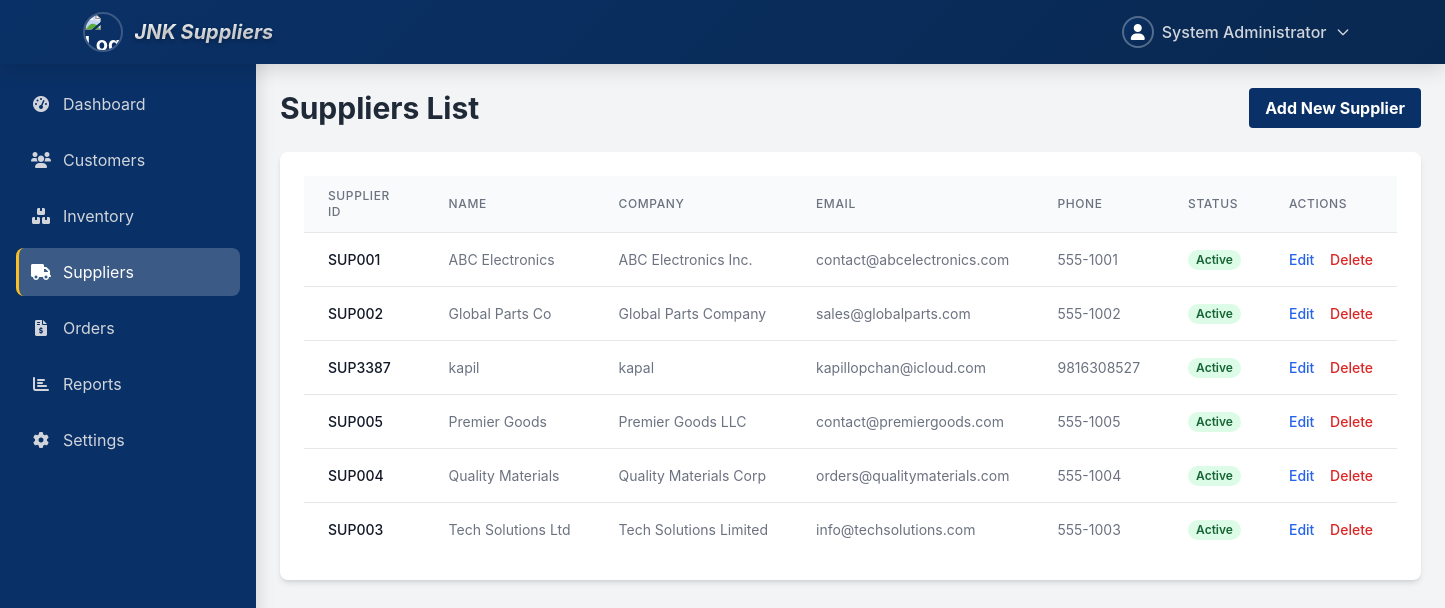
/supplier/list.php (signed in), run on the app's committed database.
### tables this page shows
CREATE TABLE `suppliers` (
  `id` int(11) NOT NULL,
  `supplier_id` varchar(50) NOT NULL,
  `name` varchar(100) NOT NULL,
  `company` varchar(100) DEFAULT NULL,
  `email` varchar(100) DEFAULT NULL,
  `phone` varchar(20) DEFAULT NULL,
  `address` text DEFAULT NULL,
  `city` varchar(50) DEFAULT NULL,
  `state` varchar(50) DEFAULT NULL,
  `zip_code` varchar(10) DEFAULT NULL,
  `country` varchar(50) DEFAULT 'USA',
  `contact_person` varchar(100) DEFAULT NULL,
  `tax_id` varchar(50) DEFAULT NULL,
  `payment_terms` varchar(100) DEFAULT NULL,
  `status` enum('active','inactive') DEFAULT 'active',
  `total_purchases` decimal(12,2) DEFAULT 0.00,
  `total_paid` decimal(12,2) DEFAULT 0.00,
  `balance` decimal(12,2) DEFAULT 0.00,
  `total_items` int(11) DEFAULT 0,
  `created_at` timestamp NOT NULL DEFAULT current_timestamp(),
  `updated_at` timestamp NOT NULL DEFAULT current_timestamp() ON UPDATE current_timestamp()
);

### supplier/list.php (the view, shortened to what this page needs)
<?php
$database = new Database();
$db = $database->getConnection();
$admin_info = ['name' => 'Guest'];
if (isset($_SESSION['admin_id'])) {
    $stmt = $db->prepare("SELECT name FROM admin WHERE id = :id");
    $stmt->bindParam(':id', $_SESSION['admin_id']);
    $stmt->execute();
    $admin_info = $stmt->fetch(PDO::FETCH_ASSOC);
}
$suppliers = [];
try {
    $stmt = $db->query("SELECT * FROM suppliers ORDER BY name ASC");
    $suppliers = $stmt->fetchAll(PDO::FETCH_ASSOC);
} catch (PDOException $e) {
    $message = 'Error fetching suppliers: ' . $e->getMessage();
    $message_type = 'error';
    error_log("Error fetching suppliers: " . $e->getMessage());
}
?>
<!DOCTYPE html>
<html lang="en">
<head>
    <script src="https://cdn.tailwindcss.com"></script>
    <link rel="stylesheet" href="https://cdnjs.cloudflare.com/ajax/libs/font-awesome/6.0.0-beta3/css/all.min.css">
</head>
<body class="bg-gray-100">
    <?php include __DIR__ . '/../component/navbar.php'; ?>
    <div class="flex">
        <?php include __DIR__ . '/../component/sidebar.php'; ?>
        <main class="flex-1">
            <div class="flex justify-between items-center mb-6">
                <h1 class="text-3xl font-bold text-gray-800">Suppliers List</h1>
                <a href="/supplier/create-supplier.php" class="bg-primary hover:bg-dark text-white font-bold py-2 px-4 rounded focus:outline-none focus:shadow-outline">
                    Add New Supplier
                </a>
            </div>
            <div class="bg-white p-6 rounded-lg shadow-md overflow-x-auto">
                <?php if (empty($suppliers)): ?>
                    <p class="text-gray-600 text-center">No suppliers found. Add a new supplier to get started.</p>
                <?php else: ?>
                    <table class="min-w-full divide-y divide-gray-200">
                        <thead class="bg-gray-50">
                            <tr>
                                <th scope="col" class="px-6 py-3 text-left text-xs font-medium text-gray-500 uppercase tracking-wider">Supplier ID</th>
                                <th scope="col" class="px-6 py-3 text-left text-xs font-medium text-gray-500 uppercase tracking-wider">Name</th>
                                <th scope="col" class="px-6 py-3 text-left text-xs font-medium text-gray-500 uppercase tracking-wider">Company</th>
                                <th scope="col" class="px-6 py-3 text-left text-xs font-medium text-gray-500 uppercase tracking-wider">Email</th>
                                <th scope="col" class="px-6 py-3 text-left text-xs font-medium text-gray-500 uppercase tracking-wider">Phone</th>
                                <th scope="col" class="px-6 py-3 text-left text-xs font-medium text-gray-500 uppercase tracking-wider">Status</th>
                                <th scope="col" class="px-6 py-3 text-left text-xs font-medium text-gray-500 uppercase tracking-wider">Actions</th>
                            </tr>
                        </thead>
                        <tbody class="bg-white divide-y divide-gray-200">
                            <?php foreach ($suppliers as $supplier): ?>
                                <tr>
                                    <td class="px-6 py-4 whitespace-nowrap text-sm font-medium text-gray-900"><?php echo htmlspecialchars($supplier['supplier_id']); ?></td>
                                    <td class="px-6 py-4 whitespace-nowrap text-sm text-gray-500"><?php echo htmlspecialchars($supplier['name']); ?></td>
                                    <td class="px-6 py-4 whitespace-nowrap text-sm text-gray-500"><?php echo htmlspecialchars($supplier['company'] ?? 'N/A'); ?></td>
                                    <td class="px-6 py-4 whitespace-nowrap text-sm text-gray-500"><?php echo htmlspecialchars($supplier['email'] ?? 'N/A'); ?></td>
                                    <td class="px-6 py-4 whitespace-nowrap text-sm text-gray-500"><?php echo htmlspecialchars($supplier['phone'] ?? 'N/A'); ?></td>
                                    <td class="px-6 py-4 whitespace-nowrap text-sm">
                                        <span class="px-2 inline-flex text-xs leading-5 font-semibold rounded-full
                                            <?php echo $supplier['status'] === 'active' ? 'bg-green-100 text-green-800' : 'bg-red-100 text-red-800'; ?>">
                                            <?php echo htmlspecialchars(ucfirst($supplier['status'])); ?>
                                        </span>
                                    </td>
                                    <td class="px-6 py-4 whitespace-nowrap text-sm font-medium">
                                        <a href="/supplier/edit-supplier.php?id=<?php echo htmlspecialchars($supplier['supplier_id']); ?>" class="text-blue-600 hover:text-blue-900 mr-3">Edit</a>
                                        <a href="/supplier/list.php?action=delete&id=<?php echo htmlspecialchars($supplier['supplier_id']); ?>"
                                           onclick="return confirm('Are you sure you want to delete this supplier?');"
                                           class="text-red-600 hover:text-red-900">Delete</a>
                                    </td>
                                </tr>
                            <?php endforeach; ?>
                        </tbody>
                    </table>
                <?php endif; ?>
            </div>
        </main>
    </div>
</body>
</html>

### component/navbar.php (shortened to what this page needs)
<nav class="header-nav header-shadow bg-primary text-white p-2 fixed w-full top-0 z-50">
    <div class="container mx-auto flex justify-between items-center">
        <a href="/dashboard.php" class="logo-container flex items-center text-xl font-bold">
            <img src="https://nutrinexas.shop/logo.svg" alt="Logo" class="logo-img h-10 w-10 mr-3 rounded-full">
            <span class="company-name italic">JNK Suppliers</span>
        </a>
        <div class="relative">
            <button id="userMenuButton" class="user-menu-button flex items-center text-gray-300 hover:text-white focus:outline-none">
                <div class="user-avatar w-8 h-8 rounded-full flex items-center justify-center mr-2">
                    <i class="fas fa-user text-white"></i>
                </div>
                <span class="font-medium"><?php echo htmlspecialchars($admin_info['name'] ?? 'Guest'); ?></span>
                <svg class="dropdown-arrow w-4 h-4 ml-2" fill="none" stroke="currentColor" viewBox="0 0 24 24">
                    <path stroke-linecap="round" stroke-linejoin="round" stroke-width="2"
                           d="M19 9l-7 7-7-7"></path>
                </svg>
            </button>
        </div>
    </div>
</nav>
<script src="../assets/js/tailwind.config.js"> </script>
<link rel="stylesheet" href="https://cdnjs.cloudflare.com/ajax/libs/font-awesome/6.0.0-beta3/css/all.min.css">

### supplier/list.php (style rules this page uses)
body { font-family: 'Inter', sans-serif; }
main { margin-left: 16rem; margin-top: 4rem; padding: 1.5rem; }

### component/navbar.php (style rules this page uses)
.header-nav { background: linear-gradient(135deg, #0A3167 0%, #082850 100%); backdrop-filter: blur(10px); }
.logo-container { transition: transform 0.3s ease; }
.logo-img { border: 2px solid rgba(255, 255, 255, 0.2); }
.company-name { background: linear-gradient(45deg, #ffffff, #e5e7eb); -webkit-background-clip: text; -webkit-text-fill-color: transparent; background-clip: text; text-shadow: 0 2px 4px rgba(0, 0, 0, 0.3); }
.user-menu-button { transition: all 0.3s ease; border-radius: 12px; padding: 8px 12px; position: relative; overflow: hidden; }
.user-menu-button::before { content: ''; position: absolute; top: 0; left: -100%; width: 100%; height: 100%; background: linear-gradient(90deg, transparent, rgba(255,255,255,0.1), transparent); transition: left 0.6s ease; }
.user-avatar { background: linear-gradient(135deg, #0A3167, #082850); border: 2px solid rgba(255, 255, 255, 0.3); transition: all 0.3s ease; }
.dropdown-arrow { transition: transform 0.3s ease; }
.header-shadow { box-shadow: 0 4px 20px rgba(0, 0, 0, 0.15); }

### data on the page
suppliers: supplier "SUP001", name "ABC Electronics", company "ABC Electronics Inc.", email "contact@abcelectronics.com", phone "555-1001", status "Active"
suppliers: supplier "SUP002", name "Global Parts Co", company "Global Parts Company", email "sales@globalparts.com", phone "555-1002", status "Active"
suppliers: supplier "SUP3387", name "kapil", company "kapal", email "kapillopchan@icloud.com", phone "9816308527", status "Active"
suppliers: supplier "SUP005", name "Premier Goods", company "Premier Goods LLC", email "contact@premiergoods.com", phone "555-1005", status "Active"
suppliers: supplier "SUP004", name "Quality Materials", company "Quality Materials Corp", email "orders@qualitymaterials.com", phone "555-1004", status "Active"
suppliers: supplier "SUP003", name "Tech Solutions Ltd", company "Tech Solutions Limited", email "info@techsolutions.com", phone "555-1003", status "Active"

### other printed values
$admin_info['name'] "System Administrator"
